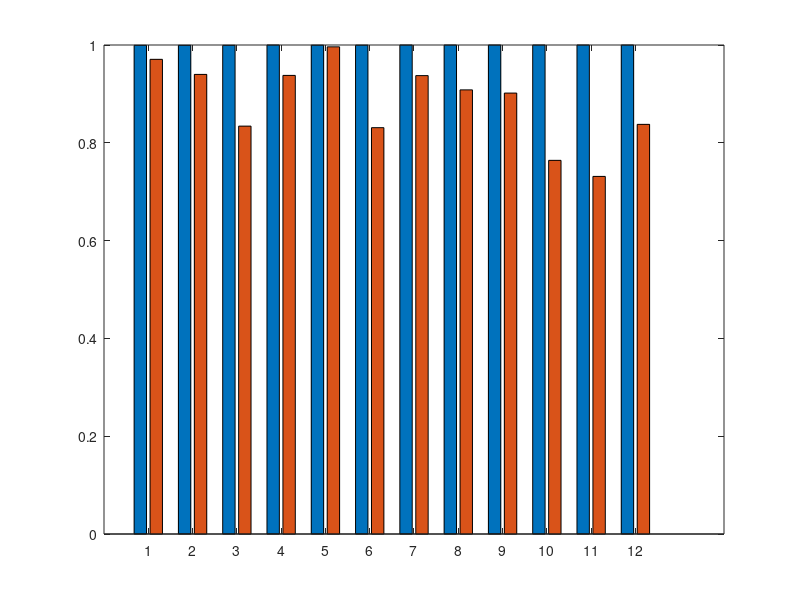

This chart was generated by the following MATLAB code: (Note: this script raises an error after producing the figure.)
data = [0.999427083333333, 0.999427083333333, 0.999427083333333, 1, 0.999739583333333, 0.999739583333333, 1, 1, 1, 1, 1, 1; 
    0.970703125000000, 0.939869791666667, 0.834114583333333, 0.937838541666667, 0.996276041666667, 0.830963541666667, 0.937421875000000, 0.908255208333333, 0.901692708333333, 0.764114583333334, 0.731276041666667, 0.837708333333333];

figure('Color', 'white', 'Position', [100, 100, 460, 300]);

font_name = 'Times New Roman';

% 绘制分组柱状图
hBar = bar(data', 'EdgeColor', 'black', 'BarWidth', 0.8);
set(gca, 'ColorOrder', [51 111 189; 204 85 28]./255, 'NextPlot', 'replacechildren');

% 获取柱子宽度和柱子之间的间距
bar_width = hBar(1).BarWidth * 0.36;
n_methods = size(data, 1);
group_width = bar_width * n_methods;

% 添加顶部黑色圆点
hold on;
for method_idx = 1:n_methods
    for task_idx = 1:size(data, 2)
        % 计算当前柱子的X中心位置（考虑分组偏移）
        group_center = task_idx; % 组中心位置
        method_offset = (method_idx - (n_methods+1)/2) * bar_width; % 方法偏移量
        x = group_center + method_offset; % 柱子实际中心
        
        % 获取柱子高度
        y = hBar(method_idx).YData(task_idx);
        
        % 绘制黑色填充圆点
        plot(x, y, 'ko', 'MarkerSize', 1.5, 'MarkerFaceColor', 'k');
    end
end
hold off;

% 坐标轴设置
xlabel('Task', 'FontName', font_name, 'FontSize', 8.5);
ylabel('Accuracy(%)', 'FontName', font_name, 'FontSize', 8.5);

% 设置Y轴范围
ylim([0.7, 1.01]);

xticks(1:12);
xticklabels(arrayfun(@(x) sprintf('T%d', x), 1:12, 'UniformOutput', false));
set(gca, 'FontName', font_name, 'FontSize', 8.5);

% 图例
legend('S test', 'T test', 'Location', 'northeast');